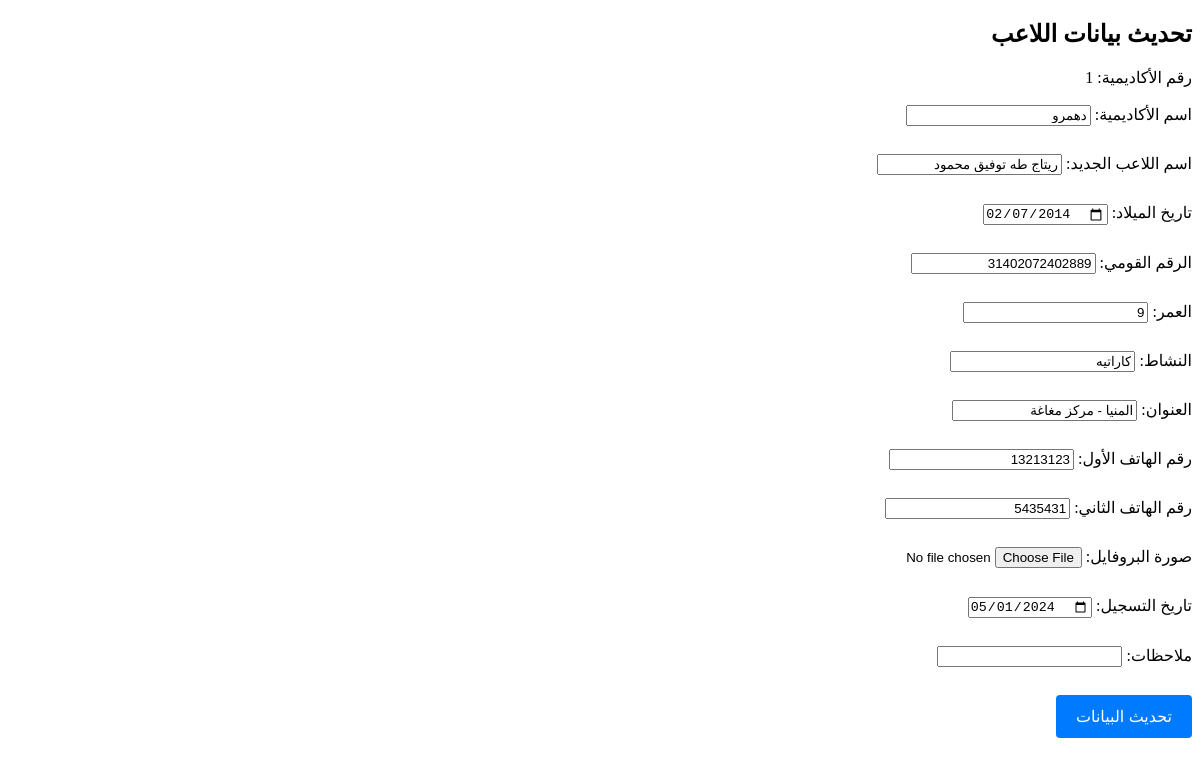
The app's page /update_player.php?AcademyID=1 with its own data.
### tables this page shows
CREATE TABLE `external_academies` (
  `AcademyID` int(11) NOT NULL,
  `PlayerName` varchar(255) NOT NULL,
  `DateOfBirth` date DEFAULT NULL,
  `NationalID` varchar(20) DEFAULT NULL,
  `Age` int(11) DEFAULT NULL,
  `Activity` varchar(255) DEFAULT NULL,
  `Address` varchar(255) DEFAULT NULL,
  `PhoneNumber1` varchar(20) DEFAULT NULL,
  `PhoneNumber2` varchar(20) DEFAULT NULL,
  `ProfilePicture` varchar(255) DEFAULT NULL,
  `AcademyName` varchar(255) DEFAULT NULL,
  `RegistrationStartDate` date DEFAULT NULL,
  `Notes` text DEFAULT NULL
);

### update_player.php (the view, shortened to what this page needs)
<!DOCTYPE html>
<html lang="ar">
<head>
</head>
<body dir="rtl">
    <?php
    include 'db_connection.php';
    $AcademyID = $_GET['AcademyID'];
    $sql = "SELECT * FROM external_academies WHERE AcademyID='$AcademyID'";
    $result = $conn->query($sql);
    if ($result->num_rows > 0) {
        $row = $result->fetch_assoc();
        ?>
        <h2>تحديث بيانات اللاعب</h2>
        <form action="update_process.php" method="post" enctype="multipart/form-data">
            رقم الأكاديمية: <?php echo $row['AcademyID']; ?><br><br>
            اسم الأكاديمية: <input type="text" name="AcademyName" value="<?php echo $row['AcademyName']; ?>"><br><br>
            اسم اللاعب الجديد: <input type="text" name="PlayerName" value="<?php echo $row['PlayerName']; ?>"><br><br>
            تاريخ الميلاد: <input type="date" name="DateOfBirth" value="<?php echo $row['DateOfBirth']; ?>"><br><br>
            الرقم القومي: <input type="text" name="NationalID" value="<?php echo $row['NationalID']; ?>"><br><br>
            العمر: <input type="text" name="Age" value="<?php echo $row['Age']; ?>"><br><br>
            النشاط: <input type="text" name="Activity" value="<?php echo $row['Activity']; ?>"><br><br>
            العنوان: <input type="text" name="Address" value="<?php echo $row['Address']; ?>"><br><br>
            رقم الهاتف الأول: <input type="text" name="PhoneNumber1" value="<?php echo $row['PhoneNumber1']; ?>"><br><br>
            رقم الهاتف الثاني: <input type="text" name="PhoneNumber2" value="<?php echo $row['PhoneNumber2']; ?>"><br><br>
            صورة البروفايل: <input type="file" name="ProfilePicture" accept="image/*"><br><br>
            تاريخ التسجيل: <input type="date" name="RegistrationStartDate" value="<?php echo $row['RegistrationStartDate']; ?>"><br><br>
            ملاحظات: <input type="text" name="Notes" value="<?php echo $row['Notes']; ?>"><br><br>
            <input type="submit" value="تحديث البيانات">
        </form>
        <?php
    } else {
        echo "لا يوجد لاعب بهذا الرقم";
    }
    ?>
</body>
</html>

### update_player.php (style rules this page uses)
form { margin-top: 20px; }
input[type="text"], input[type="date"], input[type="file"] { margin-bottom: 10px; }
input[type="submit"] { background-color: #007bff; color: white; padding: 12px 20px; border: none; border-radius: 4px; cursor: pointer; font-size: 16px; transition: background-color 0.3s ease; }

### records on screen
external_academies: AcademyID "1", AcademyName "دهمرو", PlayerName "ريتاج طه توفيق محمود", DateOfBirth "02/07/2014", NationalID "31402072402889", Age "9", Activity "كاراتيه", Address "المنيا - مركز مغاغة", PhoneNumber1 "13213123", PhoneNumber2 "5435431", RegistrationStartDate "05/01/2024"
